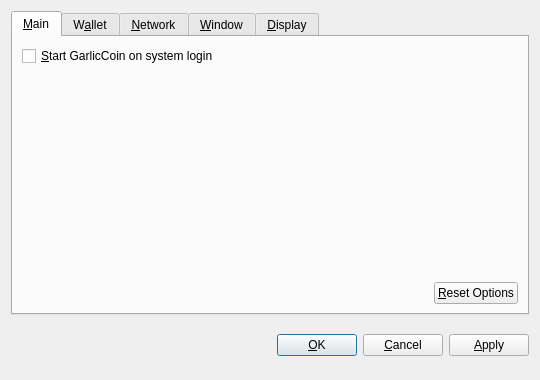
<?xml version="1.0" encoding="UTF-8"?>
<ui version="4.0">
 <class>OptionsDialog</class>
 <widget class="QDialog" name="OptionsDialog">
  <property name="geometry">
   <rect>
    <x>0</x>
    <y>0</y>
    <width>540</width>
    <height>380</height>
   </rect>
  </property>
  <property name="windowTitle">
   <string>Options</string>
  </property>
  <property name="modal">
   <bool>true</bool>
  </property>
  <layout class="QVBoxLayout" name="verticalLayout">
   <item>
    <widget class="QTabWidget" name="tabWidget">
     <property name="tabPosition">
      <enum>QTabWidget::North</enum>
     </property>
     <property name="currentIndex">
      <number>0</number>
     </property>
     <widget class="QWidget" name="tabMain">
      <attribute name="title">
       <string>&amp;Main</string>
      </attribute>
      <layout class="QVBoxLayout" name="verticalLayout_Main">
       <item>
        <widget class="QCheckBox" name="bitcoinAtStartup">
         <property name="toolTip">
          <string>Automatically start GarlicCoin after logging in to the system.</string>
         </property>
         <property name="text">
          <string>&amp;Start GarlicCoin on system login</string>
         </property>
        </widget>
       </item>
       <item>
        <spacer name="verticalSpacer_Main">
         <property name="orientation">
          <enum>Qt::Vertical</enum>
         </property>
         <property name="sizeHint" stdset="0">
          <size>
           <width>20</width>
           <height>40</height>
          </size>
         </property>
        </spacer>
       </item>
       <item>
        <layout class="QHBoxLayout" name="horizontalLayout_2_Main">
         <item>
          <spacer name="horizontalSpacer_2_Main">
           <property name="orientation">
            <enum>Qt::Horizontal</enum>
           </property>
           <property name="sizeHint" stdset="0">
            <size>
             <width>40</width>
             <height>20</height>
            </size>
           </property>
          </spacer>
         </item>
         <item>
          <widget class="QPushButton" name="resetButton">
           <property name="toolTip">
            <string>Reset all client options to default.</string>
           </property>
           <property name="text">
            <string>&amp;Reset Options</string>
           </property>
           <property name="autoDefault">
            <bool>false</bool>
           </property>
          </widget>
         </item>
        </layout>
       </item>
      </layout>
     </widget>
     <widget class="QWidget" name="tabWallet">
      <attribute name="title">
       <string>W&amp;allet</string>
      </attribute>
      <layout class="QVBoxLayout" name="verticalLayout_Network">
       <item>
        <widget class="QLabel" name="transactionFeeInfoLabel">
         <property name="text">
          <string>Optional transaction fee per kB that helps make sure your transactions are processed quickly. Most transactions are 1 kB.</string>
         </property>
         <property name="textFormat">
          <enum>Qt::PlainText</enum>
         </property>
         <property name="wordWrap">
          <bool>true</bool>
         </property>
        </widget>
       </item>
       <item>
        <layout class="QHBoxLayout" name="horizontalLayout_1_Main">
         <item>
          <widget class="QLabel" name="transactionFeeLabel">
           <property name="text">
            <string>Pay transaction &amp;fee</string>
           </property>
           <property name="textFormat">
            <enum>Qt::PlainText</enum>
           </property>
           <property name="buddy">
            <cstring>transactionFee</cstring>
           </property>
          </widget>
         </item>
         <item>
          <widget class="BitcoinAmountField" name="transactionFee"/>
         </item>
         <item>
          <spacer name="horizontalSpacer_1_Main">
           <property name="orientation">
            <enum>Qt::Horizontal</enum>
           </property>
           <property name="sizeHint" stdset="0">
            <size>
             <width>40</width>
             <height>20</height>
            </size>
           </property>
          </spacer>
         </item>
        </layout>
       </item>
       <item>
        <widget class="QLabel" name="label">
         <property name="text">
          <string>If you disable the spending of unconfirmed change, the change from a transaction cannot be used until that transaction has at least one confirmation. This also affects how your balance is computed.</string>
         </property>
         <property name="wordWrap">
          <bool>true</bool>
         </property>
        </widget>
       </item>
       <item>
        <widget class="QCheckBox" name="spendZeroConfChange">
         <property name="text">
          <string>Spend unconfirmed change  (experts only)</string>
         </property>
        </widget>
       </item>
       <item>
        <spacer name="verticalSpacer">
         <property name="orientation">
          <enum>Qt::Vertical</enum>
         </property>
         <property name="sizeHint" stdset="0">
          <size>
           <width>20</width>
           <height>40</height>
          </size>
         </property>
        </spacer>
       </item>
      </layout>
     </widget>
     <widget class="QWidget" name="tabNetwork">
      <attribute name="title">
       <string>&amp;Network</string>
      </attribute>
      <layout class="QVBoxLayout" name="verticalLayout_Network">
       <item>
        <widget class="QCheckBox" name="mapPortUpnp">
         <property name="toolTip">
          <string>Automatically open the GarlicCoin client port on the router. This only works when your router supports UPnP and it is enabled.</string>
         </property>
         <property name="text">
          <string>Map port using &amp;UPnP</string>
         </property>
        </widget>
       </item>
       <item>
        <widget class="QCheckBox" name="connectSocks">
         <property name="toolTip">
          <string>Connect to the GarlicCoin network through a SOCKS proxy (e.g. when connecting through Tor).</string>
         </property>
         <property name="text">
          <string>&amp;Connect through SOCKS proxy:</string>
         </property>
        </widget>
       </item>
       <item>
        <layout class="QHBoxLayout" name="horizontalLayout_Network">
         <item>
          <widget class="QLabel" name="proxyIpLabel">
           <property name="text">
            <string>Proxy &amp;IP:</string>
           </property>
           <property name="textFormat">
            <enum>Qt::PlainText</enum>
           </property>
           <property name="buddy">
            <cstring>proxyIp</cstring>
           </property>
          </widget>
         </item>
         <item>
          <widget class="QValidatedLineEdit" name="proxyIp">
           <property name="maximumSize">
            <size>
             <width>140</width>
             <height>16777215</height>
            </size>
           </property>
           <property name="toolTip">
            <string>IP address of the proxy (e.g. 127.0.0.1)</string>
           </property>
          </widget>
         </item>
         <item>
          <widget class="QLabel" name="proxyPortLabel">
           <property name="text">
            <string>&amp;Port:</string>
           </property>
           <property name="textFormat">
            <enum>Qt::PlainText</enum>
           </property>
           <property name="buddy">
            <cstring>proxyPort</cstring>
           </property>
          </widget>
         </item>
         <item>
          <widget class="QLineEdit" name="proxyPort">
           <property name="maximumSize">
            <size>
             <width>55</width>
             <height>16777215</height>
            </size>
           </property>
           <property name="toolTip">
            <string>Port of the proxy (e.g. 9050)</string>
           </property>
          </widget>
         </item>
         <item>
          <widget class="QLabel" name="socksVersionLabel">
           <property name="text">
            <string>SOCKS &amp;Version:</string>
           </property>
           <property name="textFormat">
            <enum>Qt::PlainText</enum>
           </property>
           <property name="buddy">
            <cstring>socksVersion</cstring>
           </property>
          </widget>
         </item>
         <item>
          <widget class="QValueComboBox" name="socksVersion">
           <property name="toolTip">
            <string>SOCKS version of the proxy (e.g. 5)</string>
           </property>
          </widget>
         </item>
         <item>
          <spacer name="horizontalSpacer_Network">
           <property name="orientation">
            <enum>Qt::Horizontal</enum>
           </property>
           <property name="sizeHint" stdset="0">
            <size>
             <width>40</width>
             <height>20</height>
            </size>
           </property>
          </spacer>
         </item>
        </layout>
       </item>
       <item>
        <spacer name="verticalSpacer_Network">
         <property name="orientation">
          <enum>Qt::Vertical</enum>
         </property>
         <property name="sizeHint" stdset="0">
          <size>
           <width>20</width>
           <height>40</height>
          </size>
         </property>
        </spacer>
       </item>
      </layout>
     </widget>
     <widget class="QWidget" name="tabWindow">
      <attribute name="title">
       <string>&amp;Window</string>
      </attribute>
      <layout class="QVBoxLayout" name="verticalLayout_Window">
       <item>
        <widget class="QCheckBox" name="minimizeToTray">
         <property name="toolTip">
          <string>Show only a tray icon after minimizing the window.</string>
         </property>
         <property name="text">
          <string>&amp;Minimize to the tray instead of the taskbar</string>
         </property>
        </widget>
       </item>
       <item>
        <widget class="QCheckBox" name="minimizeOnClose">
         <property name="toolTip">
          <string>Minimize instead of exit the application when the window is closed. When this option is enabled, the application will be closed only after selecting Quit in the menu.</string>
         </property>
         <property name="text">
          <string>M&amp;inimize on close</string>
         </property>
        </widget>
       </item>
       <item>
        <spacer name="verticalSpacer_Window">
         <property name="orientation">
          <enum>Qt::Vertical</enum>
         </property>
         <property name="sizeHint" stdset="0">
          <size>
           <width>20</width>
           <height>40</height>
          </size>
         </property>
        </spacer>
       </item>
      </layout>
     </widget>
     <widget class="QWidget" name="tabDisplay">
      <attribute name="title">
       <string>&amp;Display</string>
      </attribute>
      <layout class="QVBoxLayout" name="verticalLayout_Display">
       <item>
        <layout class="QHBoxLayout" name="horizontalLayout_1_Display">
         <item>
          <widget class="QLabel" name="langLabel">
           <property name="text">
            <string>User Interface &amp;language:</string>
           </property>
           <property name="textFormat">
            <enum>Qt::PlainText</enum>
           </property>
           <property name="buddy">
            <cstring>lang</cstring>
           </property>
          </widget>
         </item>
         <item>
          <widget class="QValueComboBox" name="lang">
           <property name="toolTip">
            <string>The user interface language can be set here. This setting will take effect after restarting GarlicCoin.</string>
           </property>
          </widget>
         </item>
        </layout>
       </item>
       <item>
        <layout class="QHBoxLayout" name="horizontalLayout_2_Display">
         <item>
          <widget class="QLabel" name="unitLabel">
           <property name="text">
            <string>&amp;Unit to show amounts in:</string>
           </property>
           <property name="textFormat">
            <enum>Qt::PlainText</enum>
           </property>
           <property name="buddy">
            <cstring>unit</cstring>
           </property>
          </widget>
         </item>
         <item>
          <widget class="QValueComboBox" name="unit">
           <property name="toolTip">
            <string>Choose the default subdivision unit to show in the interface and when sending coins.</string>
           </property>
          </widget>
         </item>
        </layout>
       </item>
       <item>
        <widget class="QCheckBox" name="displayAddresses">
         <property name="toolTip">
          <string>Whether to show GarlicCoin addresses in the transaction list or not.</string>
         </property>
         <property name="text">
          <string>&amp;Display addresses in transaction list</string>
         </property>
        </widget>
       </item>
       <item>
        <widget class="QCheckBox" name="coinControlFeatures">
         <property name="toolTip">
          <string>Whether to show coin control features or not.</string>
         </property>
         <property name="text">
          <string>Display coin &amp;control features (experts only!)</string>
         </property>
        </widget>
       </item>
       <item>
        <spacer name="verticalSpacer_Display">
         <property name="orientation">
          <enum>Qt::Vertical</enum>
         </property>
         <property name="sizeHint" stdset="0">
          <size>
           <width>20</width>
           <height>40</height>
          </size>
         </property>
        </spacer>
       </item>
      </layout>
     </widget>
    </widget>
   </item>
   <item>
    <layout class="QHBoxLayout" name="horizontalLayout_Buttons">
     <item>
      <spacer name="horizontalSpacer_1">
       <property name="orientation">
        <enum>Qt::Horizontal</enum>
       </property>
       <property name="sizeHint" stdset="0">
        <size>
         <width>40</width>
         <height>48</height>
        </size>
       </property>
      </spacer>
     </item>
     <item>
      <widget class="QLabel" name="statusLabel">
       <property name="font">
        <font>
         <weight>75</weight>
         <bold>true</bold>
        </font>
       </property>
       <property name="text">
        <string/>
       </property>
       <property name="textFormat">
        <enum>Qt::PlainText</enum>
       </property>
       <property name="wordWrap">
        <bool>true</bool>
       </property>
      </widget>
     </item>
     <item>
      <spacer name="horizontalSpacer_2">
       <property name="orientation">
        <enum>Qt::Horizontal</enum>
       </property>
       <property name="sizeHint" stdset="0">
        <size>
         <width>40</width>
         <height>48</height>
        </size>
       </property>
      </spacer>
     </item>
     <item>
      <widget class="QPushButton" name="okButton">
       <property name="text">
        <string>&amp;OK</string>
       </property>
      </widget>
     </item>
     <item>
      <widget class="QPushButton" name="cancelButton">
       <property name="text">
        <string>&amp;Cancel</string>
       </property>
       <property name="autoDefault">
        <bool>false</bool>
       </property>
      </widget>
     </item>
     <item>
      <widget class="QPushButton" name="applyButton">
       <property name="text">
        <string>&amp;Apply</string>
       </property>
       <property name="autoDefault">
        <bool>false</bool>
       </property>
      </widget>
     </item>
    </layout>
   </item>
  </layout>
 </widget>
 <customwidgets>
  <customwidget>
   <class>BitcoinAmountField</class>
   <extends>QSpinBox</extends>
   <header>bitcoinamountfield.h</header>
  </customwidget>
  <customwidget>
   <class>QValueComboBox</class>
   <extends>QComboBox</extends>
   <header>qvaluecombobox.h</header>
  </customwidget>
  <customwidget>
   <class>QValidatedLineEdit</class>
   <extends>QLineEdit</extends>
   <header>qvalidatedlineedit.h</header>
  </customwidget>
 </customwidgets>
 <resources/>
 <connections/>
</ui>
